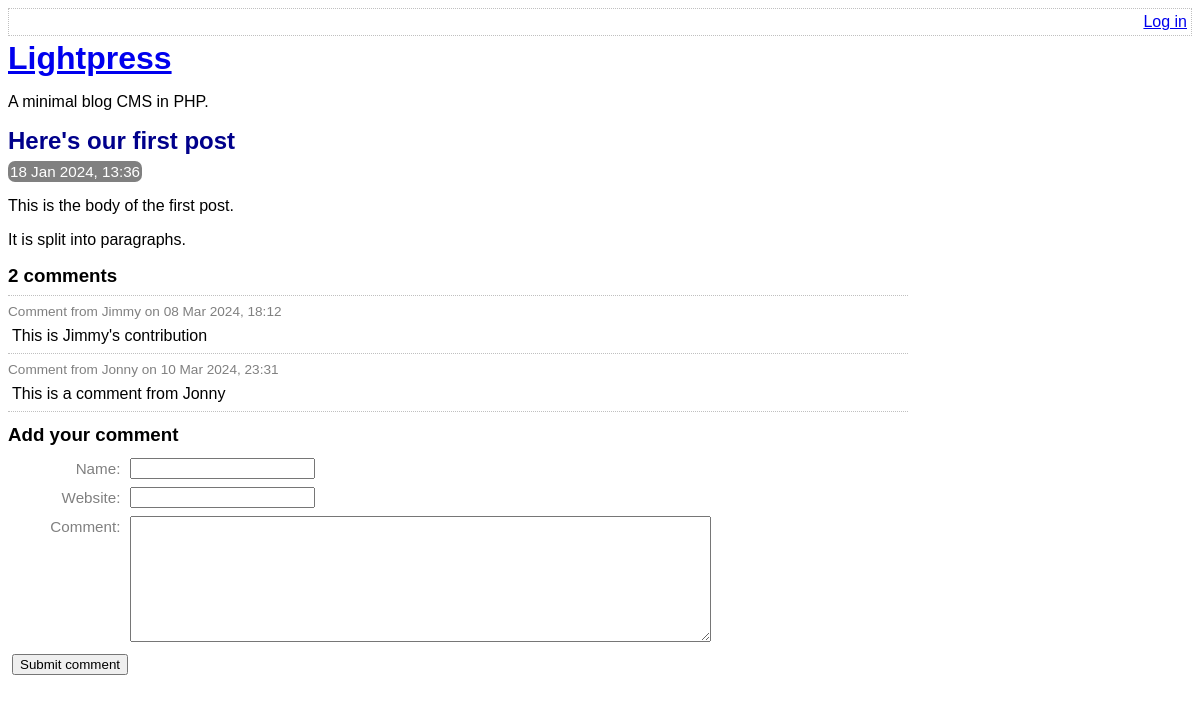
The page /view-post.php?post_id=1 on the database as committed earlier.
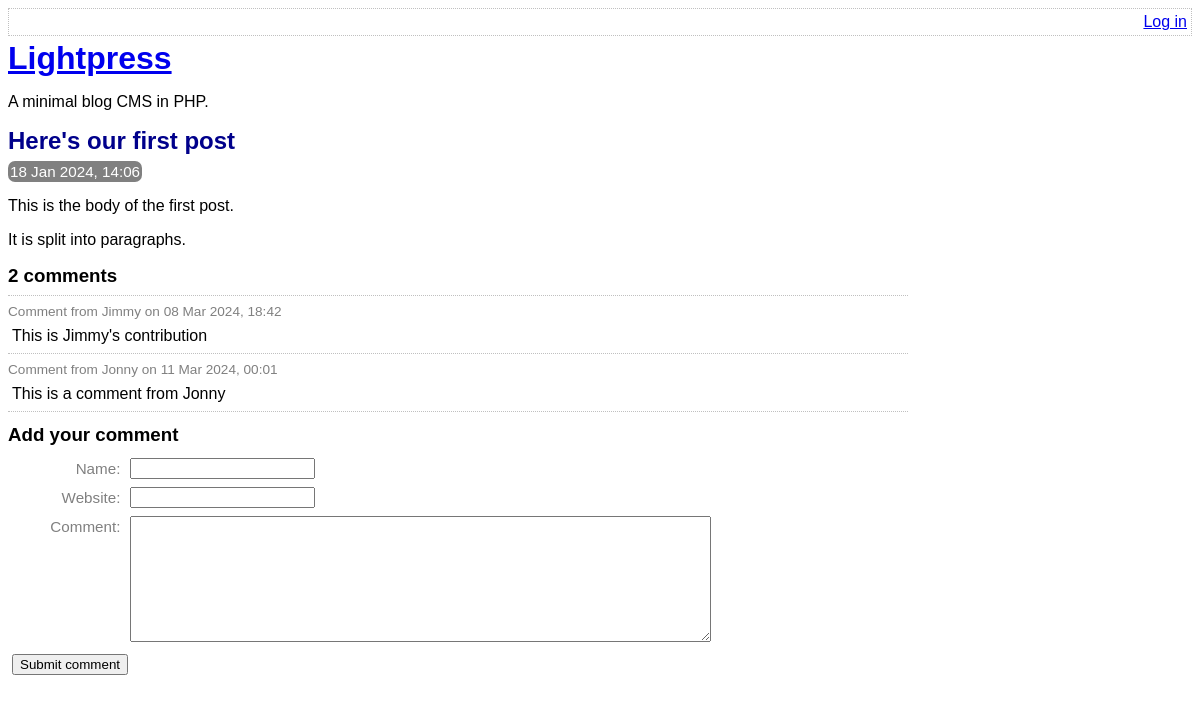
The same page on the database as committed later.
### tables this page shows
CREATE TABLE post (
	id INTEGER PRIMARY KEY AUTOINCREMENT NOT NULL,
	title VARCHAR NOT NULL,
	body VARCHAR NOT NULL,
	user_id INTEGER NOT NULL,
	created_at VARCHAR NOT NULL,
	updated_at VARCHAR,
	FOREIGN KEY (user_id) REFERENCES user(id)
);

CREATE TABLE comment (
	id INTEGER PRIMARY KEY AUTOINCREMENT NOT NULL,
	post_id INTEGER NOT NULL,
	created_at VARCHAR NOT NULL,
	name VARCHAR NOT NULL,
	website VARCHAR,
	text VARCHAR NOT NULL,
	FOREIGN KEY (post_id) REFERENCES post(id)
);

### lib/view-post.php (called while the page is built, shortened)
<?php
function getPostRow(PDO $pdo, $postId)
{
    $stmt = $pdo->prepare(
        'SELECT
            title, created_at, body,
            (SELECT COUNT(*) FROM comment WHERE comment.post_id = post.id) comment_count
        FROM
            post
        WHERE
            id = :id'
    );
    $result = $stmt->execute(
        array('id' => $postId, )
    );
    $row = $stmt->fetch(PDO::FETCH_ASSOC);
    return $row;
}

### view-post.php (the view, shortened to what this page needs)
<?php
require_once 'lib/common.php';
require_once 'lib/view-post.php';
if (isset($_GET['post_id']))
{
    $postId = $_GET['post_id'];
}
else
{
    $postId = 0;
}
$pdo = getPDO();
$row = getPostRow($pdo, $postId);
$commentCount = $row['comment_count'];
?>
<!DOCTYPE html>
<html>
    <head>
        <?php require 'templates/head.php' ?>
    </head>
    <body>
        <?php require 'templates/title.php' ?>
        <div class="post">
            <h2>
                <?php echo htmlEscape($row['title']) ?>
            </h2>
            <div class="date">
                <?php echo convertSqlDate($row['created_at']) ?>
            </div>
            <?php echo convertNewlinesToParagraphs($row['body']) ?>
        </div>
        <?php require 'templates/list-comments.php' ?>
        <?php require 'templates/comment-form.php' ?>
    </body>
</html>

### lib/common.php (shortened to what this page needs)
<?php
function htmlEscape($html)
{
    return htmlspecialchars($html, ENT_HTML5, 'UTF-8');
}
function convertSqlDate($sqlDate)
{
    $date = DateTime::createFromFormat('Y-m-d H:i:s', $sqlDate);
    return $date->format('d M Y, H:i');
}
function convertNewlinesToParagraphs($text)
{
    $escaped = htmlEscape($text);
    return '<p>' . str_replace("\n", "</p><p>", $escaped) . '</p>';
}
function getCommentsForPost(PDO $pdo, $postId)
{
    $sql = "
        SELECT
            id, name, text, created_at, website
        FROM
            comment
        WHERE
            post_id = :post_id
    ";
    $stmt = $pdo->prepare($sql);
    $stmt->execute(
        array('post_id' => $postId, )
    );
    return $stmt->fetchAll(PDO::FETCH_ASSOC);
}

### templates/list-comments.php (shortened to what this page needs)
<form
    action="view-post.php?action=delete-comment&amp;post_id=<?php echo $postId?>&amp;"
    method="post"
    class="comment-list"
>
    <h3><?php echo $commentCount ?> comments</h3>
    <?php foreach (getCommentsForPost($pdo, $postId) as $comment): ?>
        <div class="comment">
            <div class="comment-meta">
                Comment from
                <?php echo htmlEscape($comment['name']) ?>
                on
                <?php echo convertSqlDate($comment['created_at']) ?>
            </div>
            <div class="comment-body">
                <?php echo convertNewlinesToParagraphs($comment['text']) ?>
            </div>
        </div>
    <?php endforeach ?>
</form>

Rows that differ between the two databases and show on the page:
changed post "Here's our first post": created_at "18 Jan 2024, 13:36" → "18 Jan 2024, 14:06"
changed comment "This is Jimmy's contribution": created_at "08 Mar 2024, 18:12" → "08 Mar 2024, 18:42"
changed comment "This is a comment from Jonny": created_at "10 Mar 2024, 23:31" → "11 Mar 2024, 00:01"
